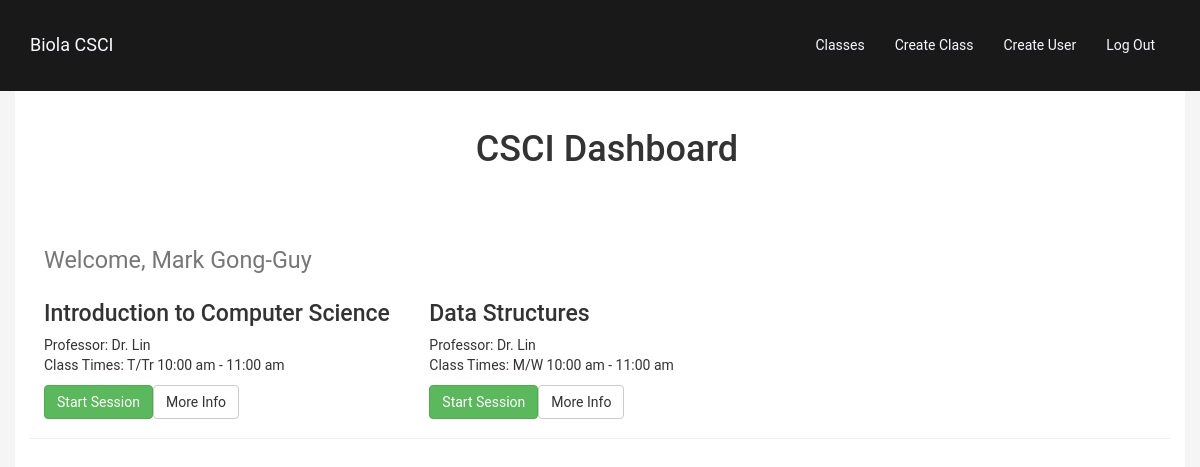
Screenshot of /dashboard.php (signed in) with the database file from the repository.
### tables this page shows
CREATE TABLE IF NOT EXISTS `class` (
  `classID` INT NOT NULL AUTO_INCREMENT,
  `classCode` VARCHAR(45) NULL,
  `professorEmail` VARCHAR (45) NULL,
  `taEmail` VARCHAR (45) NULL,
  `className` VARCHAR(45) NULL,
  `activeSession` INT DEFAULT '0',
  `syllabusURL` VARCHAR(45) NULL,
  `classTime` VARCHAR(45) NULL,
  `room` VARCHAR(45) NULL,
  `taHours` VARCHAR(45) NULL,
  `instructorHours` VARCHAR(45) NULL,
  `classDescription` MEDIUMTEXT NULL,
  PRIMARY KEY (`classID`));

### resources/library/db.php (called while the page is built)
<?php
class db {
	private static function connect(){
		$config = include('resources/config.php');
		$dbuser = $config['dbuser'];
		$dbpassword = $config['dbpassword'];
		$dbhost = $config['dbhost'];
		$dbport = $config['dbport'];
		$dbname = $config['dbname'];
		try{
			$pdo = new PDO(sprintf('mysql:host=%s;port=%s;dbname=%s;charset=utf8', $dbhost, $dbport, $dbname), $dbuser, $dbpassword);
			$pdo->setAttribute(PDO::ATTR_ERRMODE, PDO::ERRMODE_EXCEPTION);
			return $pdo;
		} catch (PDOException $e){
			print "Error!: " . $e->getMessage() . "<br/>";
    		die();
		}
	}
	public static function query($query, $params = array()){
		$statement = self::connect()->prepare($query);
		$statement->execute($params);
		if (explode(' ', $query)[0] == 'SELECT'){
			$data = $statement->fetchALL();
			return $data;
		}
	}
}
?>

### dashboard.php (the view, shortened to what this page needs)
<?php begin: include_once 'templates/header.php'; include_once 'resources/library/db.php';?>
    <body>
        <div class="page-header" style="padding-left: 1em">
          <h1><center>CSCI Dashboard</center></br></br><small> Welcome, <?php echo $_SESSION['user_fName']; echo " "; echo $_SESSION['user_lName'];?></small></h1>
             <?php
             include_once 'resources/library/db.php';
             $class_id = db::query("SELECT class_classID from user_class where user_email = :user_email", array(':user_email'=>$_SESSION['user_id']));
             for($count = 0; $count < count($class_id); $count++){
                 $classID = print_r($class_id[$count]["class_classID"], true);
                 $result = db::query("SELECT className, syllabusURL, classTime, activeSession, classCode from class where classID = :classID", array(':classID'=>$classID));
                 $className = print_r($result[0]["className"], true);
                 $classTime = print_r($result[0]["classTime"], true);
                 $activeSession = print_r($result[0]["activeSession"], true);
                 $classCode = print_r($result[0]["classCode"], true);
                 echo '<div class="row">';
                 echo     '<div class="col-sm-6 col-md-4">';
                 echo       '<div class="caption">';
                 echo           "<h3 class='dashClassTitle'>$className</h3>";
                 echo               '<p>';
                 echo                   'Professor: Dr. Lin </br>';
                 echo                   "Class Times: $classTime";
                 echo               '</p>';
                 if($_SESSION['user_perm'] < 2){
                     if($activeSession == 1){
                         echo '<p><a data-toggle="modal" data-target="#myModal" class="btn btn-success" role="button">Join Session</a>';
                     } else {
                         echo '<p><a href="#" class="btn btn-danger" role="button">No Session</a>';
                     }
                 } else {
                     if($activeSession == 1){
                         echo '<p><a href="';
                         echo $sessionURL;
                         echo '" class="btn btn-warning" role="button">Join Session</a>';
                     } else {
                         echo '<p><a href="/classroom.php" class="btn btn-success" role="button">Start Session</a>';
                     }
                 }
                 echo        '<a href="';
                 echo        $classCode . '.php';
                 echo        '" class="btn btn-default" role="button">More Info</a></p>';
                 echo   '</div>';
                 echo '</div>';
             }
              ?>
               </div>
        </div>
<?php include "templates/footer.php"; ?>

### css/style.css (style rules this page uses)
a { color: var(--main-color); }
body { font-family: 'Roboto', sans-serif; background-color: whitesmoke; }
.dashClassTitle { font-size: 30px; line-height: 30px; display: inline-block; }

### rows the page displays
class: className "Introduction to Computer Science", classTime "T/Tr 10:00 am - 11:00 am", activeSession "Start Session"
class: className "Data Structures", classTime "M/W 10:00 am - 11:00 am", activeSession "Start Session"

### other values shown
$_SESSION['user_fName'] "Mark"
$_SESSION['user_lName'] "Gong-Guy"
